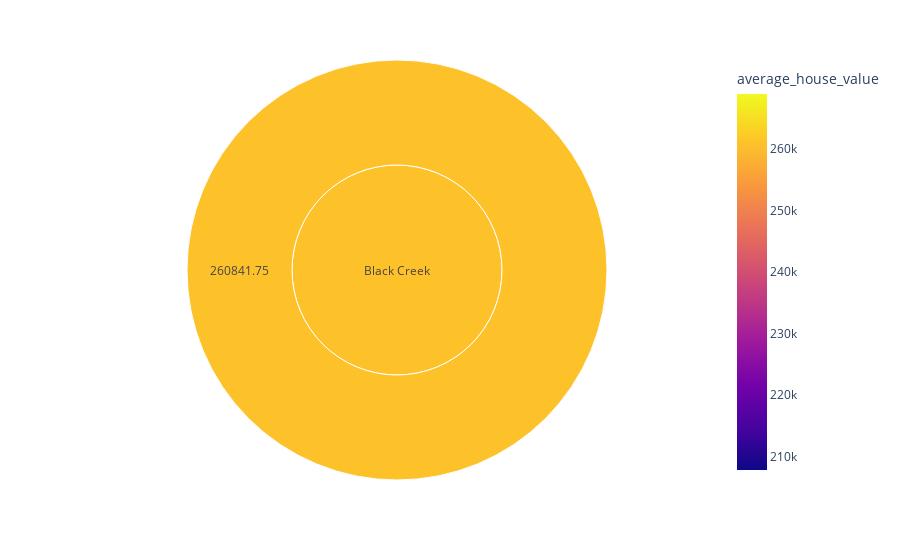

The notebook cell this image was saved under:
### Code cell
px.sunburst(concat_neighbourhood.tail(10), 
        path=["neighbourhood" ,"average_house_value"], 
        values='average_house_value',
        color='average_house_value'
    )

### Figure 1 — Plotly figure (JSON) as saved in the notebook; plotly's stock layout.template omitted (floating-point values rounded to 4 significant figures)
{"data": [{"branchvalues": "total", "customdata": [[207799], [239414], [253200.0], [255300.0], [256900.0], [260800.0], [262000.0], [262300.0], [268300.0], [269000.0], [260800.0], [262000.0], [269000.0], [268300.0], [207799], [256900.0], [262300.0], [253200.0], [239414], [255300.0]], "domain": {"x": [0, 1], "y": [0, 1]}, "hovertemplate": "labels=%{label}<br>average_house_value_sum=%{value}<br>parent=%{parent}<br>id=%{id}<br>average_house_value=%{color}<extra></extra>", "ids": ["Flemingdon Park/207799.0", "Taylor-Massey/239414.0", "Mount Olive-Silverstone-Jamestown/253182.25", "Thorncliffe Park/255264.75", "Malvern/256880.25", "Black Creek/260841.75", "Dorset Park/262000.25", "Mount Dennis/262308.75", "Elms-Old Rexdale/268341.25", "Eglinton East/268966.5", "Black Creek", "Dorset Park", "Eglinton East", "Elms-Old Rexdale", "Flemingdon Park", "Malvern", "Mount Dennis", "Mount Olive-Silverstone-Jamestown", "Taylor-Massey", "Thorncliffe Park"], "labels": ["207799.0", "239414.0", "253182.25", "255264.75", "256880.25", "260841.75", "262000.25", "262308.75", "268341.25", "268966.5", "Black Creek", "Dorset Park", "Eglinton East", "Elms-Old Rexdale", "Flemingdon Park", "Malvern", "Mount Dennis", "Mount Olive-Silverstone-Jamestown", "Taylor-Massey", "Thorncliffe Park"], "level": "Black Creek", "marker": {"coloraxis": "coloraxis", "colors": [207799, 239414, 253200.0, 255300.0, 256900.0, 260800.0, 262000.0, 262300.0, 268300.0, 269000.0, 260800.0, 262000.0, 269000.0, 268300.0, 207799, 256900.0, 262300.0, 253200.0, 239414, 255300.0]}, "name": "", "parents": ["Flemingdon Park", "Taylor-Massey", "Mount Olive-Silverstone-Jamestown", "Thorncliffe Park", "Malvern", "Black Creek", "Dorset Park", "Mount Dennis", "Elms-Old Rexdale", "Eglinton East", "", "", "", "", "", "", "", "", "", ""], "type": "sunburst", "values": [207799, 239414, 253200.0, 255300.0, 256900.0, 260800.0, 262000.0, 262300.0, 268300.0, 269000.0, 260800.0, 262000.0, 269000.0, 268300.0, 207799, 256900.0, 262300.0, 253200.0, 239414, 255300.0]}], "layout": {"autosize": true, "coloraxis": {"colorbar": {"title": {"text": "average_house_value"}}, "colorscale": [[0, "#0d0887"], [0.1111, "#46039f"], [0.2222, "#7201a8"], [0.3333, "#9c179e"], [0.4444, "#bd3786"], [0.5556, "#d8576b"], [0.6667, "#ed7953"], [0.7778, "#fb9f3a"], [0.8889, "#fdca26"], [1, "#f0f921"]]}, "legend": {"tracegroupgap": 0}, "margin": {"t": 60}}}
